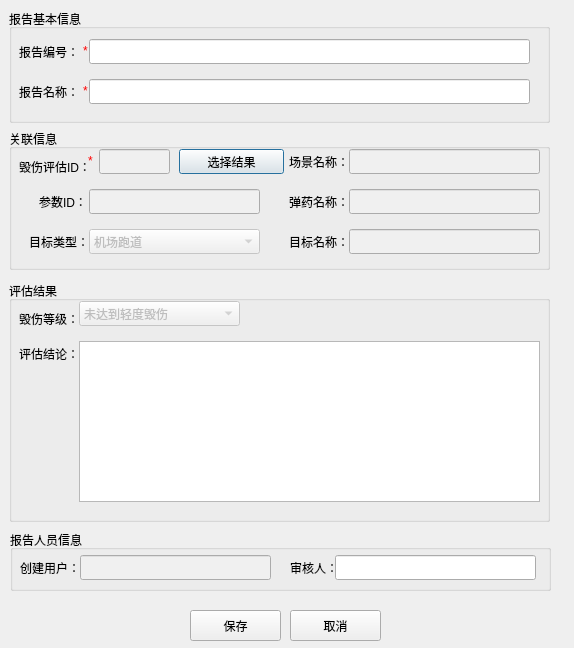
<?xml version="1.0" encoding="UTF-8"?>
<ui version="4.0">
 <class>Frm_PG_AssessmentReport_Add</class>
 <widget class="QDialog" name="Frm_PG_AssessmentReport_Add">
  <property name="geometry">
   <rect>
    <x>0</x>
    <y>0</y>
    <width>574</width>
    <height>648</height>
   </rect>
  </property>
  <property name="windowTitle">
   <string>添加/编辑毁伤评估报告</string>
  </property>
  <widget class="QGroupBox" name="gb_report_info">
   <property name="geometry">
    <rect>
     <x>9</x>
     <y>9</y>
     <width>541</width>
     <height>114</height>
    </rect>
   </property>
   <property name="title">
    <string>报告基本信息</string>
   </property>
   <widget class="QLabel" name="lbl_report_code">
    <property name="geometry">
     <rect>
      <x>10</x>
      <y>30</y>
      <width>60</width>
      <height>25</height>
     </rect>
    </property>
    <property name="text">
     <string>报告编号：</string>
    </property>
   </widget>
   <widget class="QLineEdit" name="ed_report_code">
    <property name="geometry">
     <rect>
      <x>80</x>
      <y>30</y>
      <width>441</width>
      <height>25</height>
     </rect>
    </property>
   </widget>
   <widget class="QLabel" name="lbl_report_name">
    <property name="geometry">
     <rect>
      <x>10</x>
      <y>70</y>
      <width>60</width>
      <height>25</height>
     </rect>
    </property>
    <property name="text">
     <string>报告名称：</string>
    </property>
   </widget>
   <widget class="QLineEdit" name="ed_report_name">
    <property name="geometry">
     <rect>
      <x>80</x>
      <y>70</y>
      <width>441</width>
      <height>25</height>
     </rect>
    </property>
   </widget>
   <widget class="QLabel" name="lbl_required_2">
    <property name="geometry">
     <rect>
      <x>70</x>
      <y>30</y>
      <width>13</width>
      <height>23</height>
     </rect>
    </property>
    <property name="minimumSize">
     <size>
      <width>13</width>
      <height>23</height>
     </size>
    </property>
    <property name="maximumSize">
     <size>
      <width>13</width>
      <height>23</height>
     </size>
    </property>
    <property name="styleSheet">
     <string notr="true">color:rgba(255, 0, 0, 255)</string>
    </property>
    <property name="text">
     <string>*</string>
    </property>
    <property name="alignment">
     <set>Qt::AlignCenter</set>
    </property>
   </widget>
   <widget class="QLabel" name="lbl_required_3">
    <property name="geometry">
     <rect>
      <x>70</x>
      <y>70</y>
      <width>13</width>
      <height>23</height>
     </rect>
    </property>
    <property name="minimumSize">
     <size>
      <width>13</width>
      <height>23</height>
     </size>
    </property>
    <property name="maximumSize">
     <size>
      <width>13</width>
      <height>23</height>
     </size>
    </property>
    <property name="styleSheet">
     <string notr="true">color:rgba(255, 0, 0, 255)</string>
    </property>
    <property name="text">
     <string>*</string>
    </property>
    <property name="alignment">
     <set>Qt::AlignCenter</set>
    </property>
   </widget>
  </widget>
  <widget class="QGroupBox" name="gb_association_info">
   <property name="geometry">
    <rect>
     <x>9</x>
     <y>129</y>
     <width>541</width>
     <height>141</height>
    </rect>
   </property>
   <property name="title">
    <string>关联信息</string>
   </property>
   <widget class="QLabel" name="lbl_assessment_id">
    <property name="geometry">
     <rect>
      <x>10</x>
      <y>25</y>
      <width>73</width>
      <height>25</height>
     </rect>
    </property>
    <property name="text">
     <string>毁伤评估ID：</string>
    </property>
   </widget>
   <widget class="QLabel" name="lbl_scene_name">
    <property name="geometry">
     <rect>
      <x>280</x>
      <y>20</y>
      <width>61</width>
      <height>25</height>
     </rect>
    </property>
    <property name="text">
     <string>场景名称：</string>
    </property>
   </widget>
   <widget class="QLineEdit" name="ed_scene_name">
    <property name="geometry">
     <rect>
      <x>340</x>
      <y>20</y>
      <width>191</width>
      <height>25</height>
     </rect>
    </property>
    <property name="styleSheet">
     <string>background-color: #f0f0f0;</string>
    </property>
    <property name="readOnly">
     <bool>true</bool>
    </property>
   </widget>
   <widget class="QLabel" name="lbl_parameter_id">
    <property name="geometry">
     <rect>
      <x>30</x>
      <y>60</y>
      <width>49</width>
      <height>25</height>
     </rect>
    </property>
    <property name="text">
     <string>参数ID：</string>
    </property>
   </widget>
   <widget class="QLineEdit" name="ed_parameter_id">
    <property name="geometry">
     <rect>
      <x>80</x>
      <y>60</y>
      <width>171</width>
      <height>25</height>
     </rect>
    </property>
    <property name="styleSheet">
     <string>background-color: #f0f0f0;</string>
    </property>
    <property name="readOnly">
     <bool>true</bool>
    </property>
   </widget>
   <widget class="QLabel" name="lbl_ammunition_name">
    <property name="geometry">
     <rect>
      <x>280</x>
      <y>60</y>
      <width>61</width>
      <height>25</height>
     </rect>
    </property>
    <property name="text">
     <string>弹药名称：</string>
    </property>
   </widget>
   <widget class="QLabel" name="lbl_target_type">
    <property name="geometry">
     <rect>
      <x>20</x>
      <y>100</y>
      <width>60</width>
      <height>25</height>
     </rect>
    </property>
    <property name="text">
     <string>目标类型：</string>
    </property>
   </widget>
   <widget class="QComboBox" name="cmb_target_type">
    <property name="enabled">
     <bool>false</bool>
    </property>
    <property name="geometry">
     <rect>
      <x>80</x>
      <y>100</y>
      <width>171</width>
      <height>25</height>
     </rect>
    </property>
    <property name="styleSheet">
     <string>background-color: #f0f0f0;</string>
    </property>
    <item>
     <property name="text">
      <string>机场跑道</string>
     </property>
    </item>
    <item>
     <property name="text">
      <string>单机掩蔽库</string>
     </property>
    </item>
    <item>
     <property name="text">
      <string>地下指挥所</string>
     </property>
    </item>
   </widget>
   <widget class="QLineEdit" name="ed_ammunition_name">
    <property name="geometry">
     <rect>
      <x>340</x>
      <y>60</y>
      <width>191</width>
      <height>25</height>
     </rect>
    </property>
    <property name="styleSheet">
     <string>background-color: #f0f0f0;</string>
    </property>
    <property name="readOnly">
     <bool>true</bool>
    </property>
   </widget>
   <widget class="QLabel" name="lbl_target_name">
    <property name="geometry">
     <rect>
      <x>280</x>
      <y>100</y>
      <width>61</width>
      <height>25</height>
     </rect>
    </property>
    <property name="text">
     <string>目标名称：</string>
    </property>
   </widget>
   <widget class="QLineEdit" name="ed_target_name">
    <property name="geometry">
     <rect>
      <x>340</x>
      <y>100</y>
      <width>191</width>
      <height>25</height>
     </rect>
    </property>
    <property name="styleSheet">
     <string>background-color: #f0f0f0;</string>
    </property>
    <property name="readOnly">
     <bool>true</bool>
    </property>
   </widget>
   <widget class="QPushButton" name="btn_select_assessment">
    <property name="geometry">
     <rect>
      <x>170</x>
      <y>20</y>
      <width>105</width>
      <height>25</height>
     </rect>
    </property>
    <property name="text">
     <string>选择结果</string>
    </property>
   </widget>
   <widget class="QLabel" name="lbl_required_1">
    <property name="geometry">
     <rect>
      <x>75</x>
      <y>20</y>
      <width>13</width>
      <height>23</height>
     </rect>
    </property>
    <property name="minimumSize">
     <size>
      <width>13</width>
      <height>23</height>
     </size>
    </property>
    <property name="maximumSize">
     <size>
      <width>13</width>
      <height>23</height>
     </size>
    </property>
    <property name="styleSheet">
     <string notr="true">color:rgba(255, 0, 0, 255)</string>
    </property>
    <property name="text">
     <string>*</string>
    </property>
    <property name="alignment">
     <set>Qt::AlignCenter</set>
    </property>
   </widget>
   <widget class="QLineEdit" name="ed_assessment_id">
    <property name="geometry">
     <rect>
      <x>90</x>
      <y>20</y>
      <width>71</width>
      <height>25</height>
     </rect>
    </property>
    <property name="styleSheet">
     <string>background-color: #f0f0f0;</string>
    </property>
    <property name="readOnly">
     <bool>true</bool>
    </property>
   </widget>
  </widget>
  <widget class="QGroupBox" name="gb_assessment_result">
   <property name="geometry">
    <rect>
     <x>9</x>
     <y>281</y>
     <width>541</width>
     <height>241</height>
    </rect>
   </property>
   <property name="title">
    <string>评估结果</string>
   </property>
   <widget class="QLabel" name="lbl_damage_degree">
    <property name="geometry">
     <rect>
      <x>10</x>
      <y>25</y>
      <width>60</width>
      <height>25</height>
     </rect>
    </property>
    <property name="text">
     <string>毁伤等级：</string>
    </property>
   </widget>
   <widget class="QComboBox" name="cmb_damage_degree">
    <property name="enabled">
     <bool>false</bool>
    </property>
    <property name="geometry">
     <rect>
      <x>70</x>
      <y>20</y>
      <width>161</width>
      <height>25</height>
     </rect>
    </property>
    <property name="styleSheet">
     <string>background-color: #f0f0f0;</string>
    </property>
    <item>
     <property name="text">
      <string>未达到轻度毁伤</string>
     </property>
    </item>
    <item>
     <property name="text">
      <string>轻度毁伤</string>
     </property>
    </item>
    <item>
     <property name="text">
      <string>中度毁伤</string>
     </property>
    </item>
    <item>
     <property name="text">
      <string>重度毁伤</string>
     </property>
    </item>
    <item>
     <property name="text">
      <string>完全摧毁</string>
     </property>
    </item>
   </widget>
   <widget class="QLabel" name="lbl_comment">
    <property name="geometry">
     <rect>
      <x>10</x>
      <y>60</y>
      <width>60</width>
      <height>25</height>
     </rect>
    </property>
    <property name="text">
     <string>评估结论：</string>
    </property>
   </widget>
   <widget class="QTextEdit" name="te_comment">
    <property name="geometry">
     <rect>
      <x>70</x>
      <y>60</y>
      <width>461</width>
      <height>161</height>
     </rect>
    </property>
   </widget>
  </widget>
  <widget class="QGroupBox" name="gb_personnel_info">
   <property name="geometry">
    <rect>
     <x>10</x>
     <y>530</y>
     <width>541</width>
     <height>61</height>
    </rect>
   </property>
   <property name="title">
    <string>报告人员信息</string>
   </property>
   <widget class="QLabel" name="lbl_creator_name">
    <property name="geometry">
     <rect>
      <x>10</x>
      <y>25</y>
      <width>61</width>
      <height>25</height>
     </rect>
    </property>
    <property name="text">
     <string>创建用户：</string>
    </property>
   </widget>
   <widget class="QLineEdit" name="ed_creator_name">
    <property name="geometry">
     <rect>
      <x>70</x>
      <y>25</y>
      <width>191</width>
      <height>25</height>
     </rect>
    </property>
    <property name="styleSheet">
     <string>background-color: #f0f0f0;</string>
    </property>
    <property name="readOnly">
     <bool>true</bool>
    </property>
   </widget>
   <widget class="QLabel" name="lbl_reviewer">
    <property name="geometry">
     <rect>
      <x>280</x>
      <y>25</y>
      <width>48</width>
      <height>25</height>
     </rect>
    </property>
    <property name="text">
     <string>审核人：</string>
    </property>
   </widget>
   <widget class="QLineEdit" name="ed_reviewer">
    <property name="geometry">
     <rect>
      <x>325</x>
      <y>25</y>
      <width>201</width>
      <height>25</height>
     </rect>
    </property>
   </widget>
  </widget>
  <widget class="QPushButton" name="btn_save">
   <property name="geometry">
    <rect>
     <x>190</x>
     <y>610</y>
     <width>91</width>
     <height>31</height>
    </rect>
   </property>
   <property name="text">
    <string>保存</string>
   </property>
  </widget>
  <widget class="QPushButton" name="btn_cancel">
   <property name="geometry">
    <rect>
     <x>290</x>
     <y>610</y>
     <width>91</width>
     <height>31</height>
    </rect>
   </property>
   <property name="text">
    <string>取消</string>
   </property>
  </widget>
 </widget>
 <resources/>
 <connections/>
</ui>
